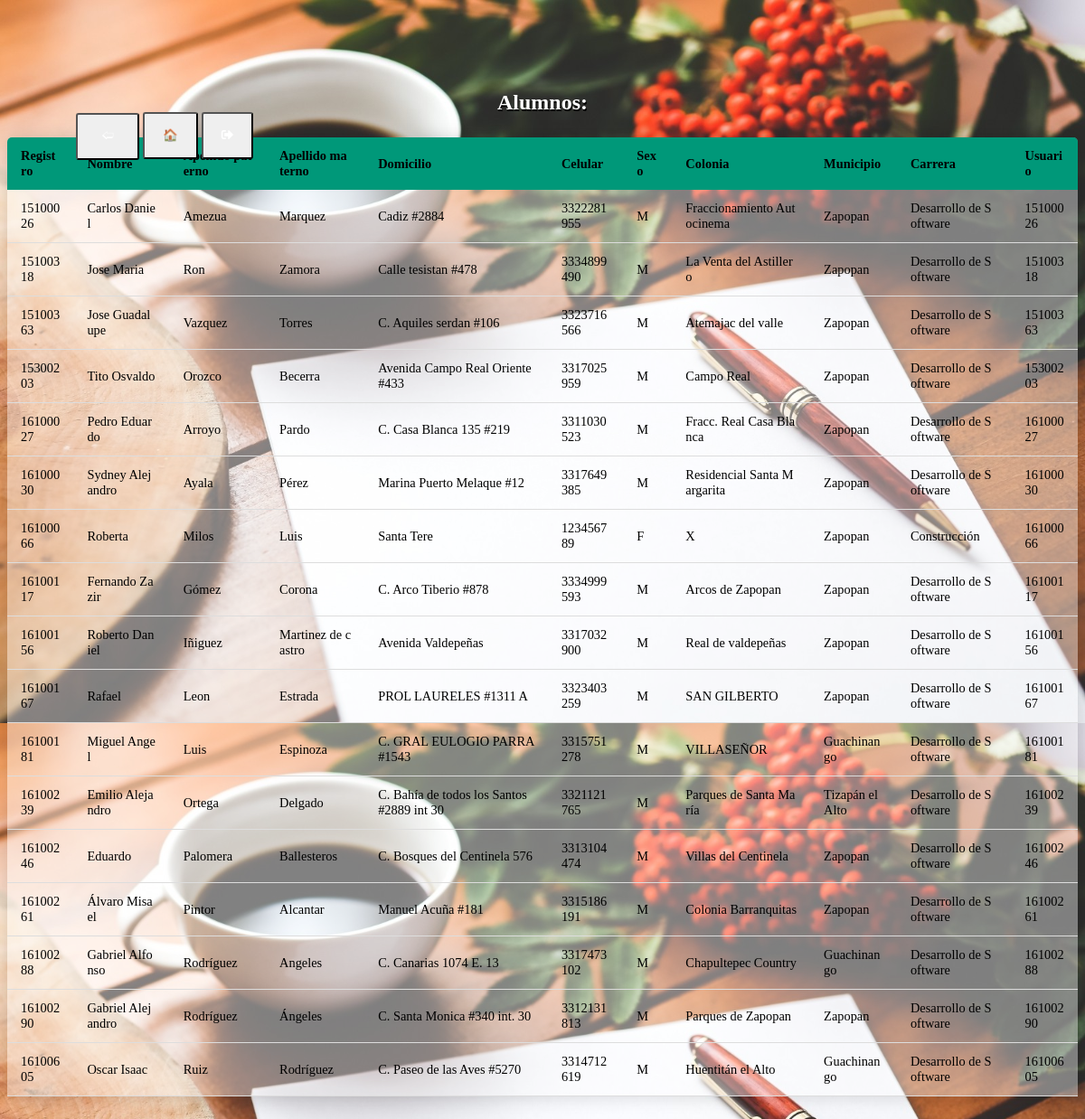
The page /php/mostrarAlumno.php (signed in) on the database its author committed.
### tables this page shows
CREATE TABLE `alumno` (
  `REGISTRO` int(11) NOT NULL,
  `DOMICILIO` varchar(45) DEFAULT NULL,
  `CELULAR` bigint(20) DEFAULT NULL,
  `SEXO` char(1) DEFAULT NULL,
  `APELLIDO_MATERNO` varchar(20) DEFAULT NULL,
  `APELLIDO_PATERNO` varchar(10) DEFAULT NULL,
  `COLONIA` varchar(30) DEFAULT NULL,
  `NOMBRE` varchar(20) DEFAULT NULL,
  `CLAVE_MUNICIPIO` int(11) DEFAULT NULL,
  `ID_CARRERA` int(11) DEFAULT NULL,
  `id_usuario` int(11) NOT NULL DEFAULT '0'
);

CREATE TABLE `municipio` (
  `clave_municipio` int(11) NOT NULL,
  `nombre` varchar(30) DEFAULT NULL
);

CREATE TABLE `carrera` (
  `id_carrera` int(11) NOT NULL,
  `nombre` varchar(50) DEFAULT NULL
);

CREATE TABLE `usuario` (
  `id_usuario` int(11) NOT NULL,
  `usuario` varchar(20) DEFAULT NULL,
  `contrasena` varchar(255) DEFAULT NULL,
  `tipo_usuario` char(1) DEFAULT NULL
);

### php/mostrarAlumno.php (the view, shortened to what this page needs)
<!DOCTYPE html PUBLIC "-//W3C//DTD XHTML 1.1//EN"
	"http://www.w3.org/TR/xhtml11/DTD/xhtml11.dtd">
<html xmlns="http://www.w3.org/1999/xhtml" xml:lang="en">
<head>
	<link rel='stylesheet' type='text/css' href='../css/estilos.css' media='all'>
	<link rel="stylesheet" href="https://use.fontawesome.com/releases/v5.7.0/css/all.css">
</head>
<body>
	<div class="btnesControl">
		<button type="button" name="back" onclick="window.location.href='../html/alumnos.php';" class="botonBack" value="">&#129184;</button>
		<button type="button" name="home" onclick="window.location.href='../html/menuAdm.php';" class="botonHome">&#127968;</button>
		<button type="button" name="logout" onclick="window.location.href='logout.php';" class="botonHome"><i class="fas fa-sign-out-alt"></i></button>
	</div>
<?php
include 'conexion.php';
echo "<h2 style='margin-top: 100px;'>Alumnos:</h2>";
$sql="select alumno.registro, alumno.nombre as nombreAlumno,alumno.apellido_paterno,alumno.apellido_materno,alumno.domicilio,alumno.celular,alumno.sexo,alumno.colonia,municipio.NOMBRE as nombreMunicipio,carrera.nombre as nombreCarrera,usuario.usuario from alumno inner join municipio on alumno.clave_municipio = municipio.clave_municipio inner join carrera on alumno.id_carrera = carrera.id_carrera inner join usuario on alumno.id_usuario=usuario.id_usuario;";
$resultado=mysqli_query($conexion,$sql);
echo "<table>\n
<thead>
<tr>
<th>Registro</th>
<th>Nombre</th>
<th>Apellido paterno</th>
<th>Apellido materno</th>
<th>Domicilio</th>
<th>Celular</th>
<th>Sexo</th>
<th>Colonia</th>
<th>Municipio</th>
<th>Carrera</th>
<th>Usuario</th>
</tr>
</thead>
";
while($filas=mysqli_fetch_assoc($resultado))
{
	echo "<tr>";
	echo "<td>".$filas['registro']."</td>";
	echo "<td>".$filas['nombreAlumno']."</td>";
	echo "<td>".$filas['apellido_paterno']."</td>";
	echo "<td>".$filas['apellido_materno']."</td>";
	echo "<td>".$filas['domicilio']."</td>";
	echo "<td>".$filas['celular']."</td>";
	echo "<td>".$filas['sexo']."</td>";
	echo "<td>".$filas['colonia']."</td>";
	echo "<td>".$filas['nombreMunicipio']."</td>";
	echo "<td>".$filas['nombreCarrera']."</td>";
	echo "<td>".$filas['usuario']."</td>";
	echo "</tr>";
}
echo "</table>";
?>
</body>
</html>

### css/estilos.css (style rules this page uses)
body { background-image: url(../imagenes/fondo.jpg); background-size: 100vw 100vh; background-attachment: fixed; }
h1,h2 { text-shadow: 1px 2px black; color:white; text-align: center; }
table { border-collapse: collapse; margin: 25px 0; font-size: 0.9em; min-width: 400px; background:rgba(255,255,255,0.4); margin-left: auto; margin-right: auto; border-radius: 5px 5px 0 0; overflow: hidden; box-shadow: 0 0 20px rgba(0,0,0,0.15); word-break: break-all; word-wrap:break-word; }
table thead tr { background-color: #009879; color: black; text-align: left; font-weight: bold; }
table th, table td { padding:12px 15px; }
table tbody tr { border-bottom: 1px solid #dddddd; }
.btnesControl { position:fixed; left:7%; top:10%; }
.botonHome { height: 52px; padding: 10px; padding-left:20px; padding-right:20px; border-radius:3px; color: white; animation-name:bgchange; animation-duration:3s; animation-iteration-count:infinite; }
.botonBack { width: 70px; height: 52px; padding: 10px; padding-left:10px; padding-right:10px; border-radius:3px; color: white; animation-name:bgchange; animation-duration:3s; animation-iteration-count:infinite; }

### rows shown on the page
alumno: REGISTRO "15100026", NOMBRE "Carlos Daniel", APELLIDO_PATERNO "Amezua", APELLIDO_MATERNO "Marquez", DOMICILIO "Cadiz #2884", CELULAR "3322281955", SEXO "M", COLONIA "Fraccionamiento Autocinema", CLAVE_MUNICIPIO.nombre "Zapopan", ID_CARRERA.nombre "Desarrollo de Software", id_usuario.usuario "15100026"
alumno: REGISTRO "15100318", NOMBRE "Jose Maria", APELLIDO_PATERNO "Ron", APELLIDO_MATERNO "Zamora", DOMICILIO "Calle tesistan #478", CELULAR "3334899490", SEXO "M", COLONIA "La Venta del Astillero", CLAVE_MUNICIPIO.nombre "Zapopan", ID_CARRERA.nombre "Desarrollo de Software", id_usuario.usuario "15100318"
alumno: REGISTRO "15100363", NOMBRE "Jose Guadalupe", APELLIDO_PATERNO "Vazquez", APELLIDO_MATERNO "Torres", DOMICILIO "C. Aquiles serdan #106", CELULAR "3323716566", SEXO "M", COLONIA "Atemajac del valle", CLAVE_MUNICIPIO.nombre "Zapopan", ID_CARRERA.nombre "Desarrollo de Software", id_usuario.usuario "15100363"
alumno: REGISTRO "15300203", NOMBRE "Tito Osvaldo", APELLIDO_PATERNO "Orozco", APELLIDO_MATERNO "Becerra", DOMICILIO "Avenida Campo Real Oriente #433", CELULAR "3317025959", SEXO "M", COLONIA "Campo Real", CLAVE_MUNICIPIO.nombre "Zapopan", ID_CARRERA.nombre "Desarrollo de Software", id_usuario.usuario "15300203"
alumno: REGISTRO "16100027", NOMBRE "Pedro Eduardo", APELLIDO_PATERNO "Arroyo", APELLIDO_MATERNO "Pardo", DOMICILIO "C. Casa Blanca 135 #219", CELULAR "3311030523", SEXO "M", COLONIA "Fracc. Real Casa Blanca", CLAVE_MUNICIPIO.nombre "Zapopan", ID_CARRERA.nombre "Desarrollo de Software", id_usuario.usuario "16100027"
alumno: REGISTRO "16100030", NOMBRE "Sydney Alejandro", APELLIDO_PATERNO "Ayala", APELLIDO_MATERNO "Pérez", DOMICILIO "Marina Puerto Melaque #12", CELULAR "3317649385", SEXO "M", COLONIA "Residencial Santa Margarita", CLAVE_MUNICIPIO.nombre "Zapopan", ID_CARRERA.nombre "Desarrollo de Software", id_usuario.usuario "16100030"
alumno: REGISTRO "16100066", NOMBRE "Roberta", APELLIDO_PATERNO "Milos", APELLIDO_MATERNO "Luis", DOMICILIO "Santa Tere", CELULAR "123456789", SEXO "F", COLONIA "X", CLAVE_MUNICIPIO.nombre "Zapopan", ID_CARRERA.nombre "Construcción", id_usuario.usuario "16100066"
alumno: REGISTRO "16100117", NOMBRE "Fernando Zazir", APELLIDO_PATERNO "Gómez", APELLIDO_MATERNO "Corona", DOMICILIO "C. Arco Tiberio #878", CELULAR "3334999593", SEXO "M", COLONIA "Arcos de Zapopan", CLAVE_MUNICIPIO.nombre "Zapopan", ID_CARRERA.nombre "Desarrollo de Software", id_usuario.usuario "16100117"
alumno: REGISTRO "16100156", NOMBRE "Roberto Daniel", APELLIDO_PATERNO "Iñiguez", APELLIDO_MATERNO "Martinez de castro", DOMICILIO "Avenida Valdepeñas", CELULAR "3317032900", SEXO "M", COLONIA "Real de valdepeñas", CLAVE_MUNICIPIO.nombre "Zapopan", ID_CARRERA.nombre "Desarrollo de Software", id_usuario.usuario "16100156"
alumno: REGISTRO "16100167", NOMBRE "Rafael", APELLIDO_PATERNO "Leon", APELLIDO_MATERNO "Estrada", DOMICILIO "PROL LAURELES #1311 A", CELULAR "3323403259", SEXO "M", COLONIA "SAN GILBERTO", CLAVE_MUNICIPIO.nombre "Zapopan", ID_CARRERA.nombre "Desarrollo de Software", id_usuario.usuario "16100167"
alumno: REGISTRO "16100181", NOMBRE "Miguel Angel", APELLIDO_PATERNO "Luis", APELLIDO_MATERNO "Espinoza", DOMICILIO "C. GRAL EULOGIO PARRA #1543", CELULAR "3315751278", SEXO "M", COLONIA "VILLASEÑOR", CLAVE_MUNICIPIO.nombre "Guachinango", ID_CARRERA.nombre "Desarrollo de Software", id_usuario.usuario "16100181"
alumno: REGISTRO "16100239", NOMBRE "Emilio Alejandro", APELLIDO_PATERNO "Ortega", APELLIDO_MATERNO "Delgado", DOMICILIO "C. Bahía de todos los Santos #2889 int 30", CELULAR "3321121765", SEXO "M", COLONIA "Parques de Santa María", CLAVE_MUNICIPIO.nombre "Tizapán el Alto", ID_CARRERA.nombre "Desarrollo de Software", id_usuario.usuario "16100239"
alumno: REGISTRO "16100246", NOMBRE "Eduardo", APELLIDO_PATERNO "Palomera", APELLIDO_MATERNO "Ballesteros", DOMICILIO "C. Bosques del Centinela 576", CELULAR "3313104474", SEXO "M", COLONIA "Villas del Centinela", CLAVE_MUNICIPIO.nombre "Zapopan", ID_CARRERA.nombre "Desarrollo de Software", id_usuario.usuario "16100246"
alumno: REGISTRO "16100261", NOMBRE "Álvaro Misael", APELLIDO_PATERNO "Pintor", APELLIDO_MATERNO "Alcantar", DOMICILIO "Manuel Acuña #181", CELULAR "3315186191", SEXO "M", COLONIA "Colonia Barranquitas", CLAVE_MUNICIPIO.nombre "Zapopan", ID_CARRERA.nombre "Desarrollo de Software", id_usuario.usuario "16100261"
alumno: REGISTRO "16100288", NOMBRE "Gabriel Alfonso", APELLIDO_PATERNO "Rodríguez", APELLIDO_MATERNO "Angeles", DOMICILIO "C. Canarias 1074 E. 13", CELULAR "3317473102", SEXO "M", COLONIA "Chapultepec Country", CLAVE_MUNICIPIO.nombre "Guachinango", ID_CARRERA.nombre "Desarrollo de Software", id_usuario.usuario "16100288"
alumno: REGISTRO "16100290", NOMBRE "Gabriel Alejandro", APELLIDO_PATERNO "Rodríguez", APELLIDO_MATERNO "Ángeles", DOMICILIO "C. Santa Monica #340 int. 30", CELULAR "3312131813", SEXO "M", COLONIA "Parques de Zapopan", CLAVE_MUNICIPIO.nombre "Zapopan", ID_CARRERA.nombre "Desarrollo de Software", id_usuario.usuario "16100290"
alumno: REGISTRO "16100605", NOMBRE "Oscar Isaac", APELLIDO_PATERNO "Ruiz", APELLIDO_MATERNO "Rodríguez", DOMICILIO "C. Paseo de las Aves #5270", CELULAR "3314712619", SEXO "M", COLONIA "Huentitán el Alto", CLAVE_MUNICIPIO.nombre "Guachinango", ID_CARRERA.nombre "Desarrollo de Software", id_usuario.usuario "16100605"
